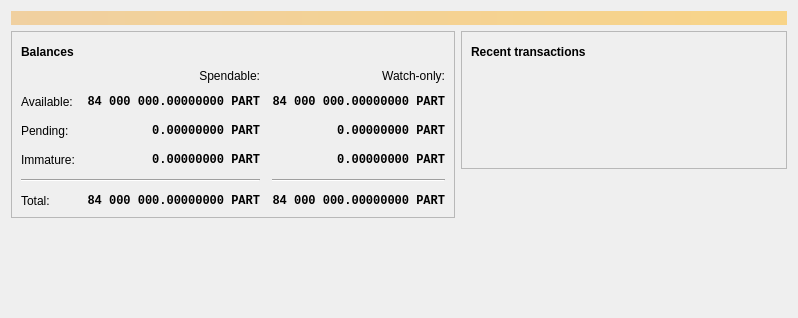
<?xml version="1.0" encoding="UTF-8"?>
<ui version="4.0">
 <class>OverviewPage</class>
 <widget class="QWidget" name="OverviewPage">
  <property name="geometry">
   <rect>
    <x>0</x>
    <y>0</y>
    <width>798</width>
    <height>318</height>
   </rect>
  </property>
  <property name="windowTitle">
   <string>Form</string>
  </property>
  <layout class="QVBoxLayout" name="topLayout">
   <item>
    <widget class="QLabel" name="labelAlerts">
     <property name="visible">
      <bool>false</bool>
     </property>
     <property name="styleSheet">
      <string notr="true">QLabel { background-color: qlineargradient(x1: 0, y1: 0, x2: 1, y2: 0, stop:0 #F0D0A0, stop:1 #F8D488); color:#000000; }</string>
     </property>
     <property name="wordWrap">
      <bool>true</bool>
     </property>
     <property name="margin">
      <number>3</number>
     </property>
     <property name="textInteractionFlags">
      <set>Qt::TextSelectableByMouse</set>
     </property>
    </widget>
   </item>
   <item>
    <layout class="QHBoxLayout" name="horizontalLayout" stretch="1,1">
     <item>
      <layout class="QVBoxLayout" name="verticalLayout_2">
       <item>
        <widget class="QFrame" name="frame">
         <property name="frameShape">
          <enum>QFrame::StyledPanel</enum>
         </property>
         <property name="frameShadow">
          <enum>QFrame::Raised</enum>
         </property>
         <layout class="QVBoxLayout" name="verticalLayout_4">
          <item>
           <layout class="QHBoxLayout" name="horizontalLayout_4">
            <item>
             <widget class="QLabel" name="label_5">
              <property name="font">
               <font>
                <weight>75</weight>
                <bold>true</bold>
               </font>
              </property>
              <property name="text">
               <string>Balances</string>
              </property>
             </widget>
            </item>
            <item>
             <widget class="QPushButton" name="labelWalletStatus">
              <property name="enabled">
               <bool>true</bool>
              </property>
              <property name="maximumSize">
               <size>
                <width>30</width>
                <height>16777215</height>
               </size>
              </property>
              <property name="toolTip">
               <string>The displayed information may be out of date. Your wallet automatically synchronizes with the PartsCoin network after a connection is established, but this process has not completed yet.</string>
              </property>
              <property name="text">
               <string/>
              </property>
              <property name="icon">
               <iconset resource="../bitcoin.qrc">
                <normaloff>:/icons/warning</normaloff>
                <disabledoff>:/icons/warning</disabledoff>:/icons/warning</iconset>
              </property>
              <property name="iconSize">
               <size>
                <width>24</width>
                <height>24</height>
               </size>
              </property>
              <property name="flat">
               <bool>true</bool>
              </property>
             </widget>
            </item>
            <item>
             <spacer name="horizontalSpacer_3">
              <property name="orientation">
               <enum>Qt::Horizontal</enum>
              </property>
              <property name="sizeHint" stdset="0">
               <size>
                <width>40</width>
                <height>20</height>
               </size>
              </property>
             </spacer>
            </item>
           </layout>
          </item>
          <item>
           <layout class="QGridLayout" name="gridLayout">
            <property name="spacing">
             <number>12</number>
            </property>
            <item row="2" column="2">
             <widget class="QLabel" name="labelWatchPending">
              <property name="font">
               <font>
                <family>Monospace</family>
                <weight>75</weight>
                <bold>true</bold>
               </font>
              </property>
              <property name="cursor">
               <cursorShape>IBeamCursor</cursorShape>
              </property>
              <property name="toolTip">
               <string>Unconfirmed transactions to watch-only addresses</string>
              </property>
              <property name="text">
               <string notr="true">0.00000000 PART</string>
              </property>
              <property name="alignment">
               <set>Qt::AlignRight|Qt::AlignTrailing|Qt::AlignVCenter</set>
              </property>
              <property name="textInteractionFlags">
               <set>Qt::LinksAccessibleByMouse|Qt::TextSelectableByKeyboard|Qt::TextSelectableByMouse</set>
              </property>
             </widget>
            </item>
            <item row="2" column="1">
             <widget class="QLabel" name="labelUnconfirmed">
              <property name="font">
               <font>
                <family>Monospace</family>
                <weight>75</weight>
                <bold>true</bold>
               </font>
              </property>
              <property name="cursor">
               <cursorShape>IBeamCursor</cursorShape>
              </property>
              <property name="toolTip">
               <string>Total of transactions that have yet to be confirmed, and do not yet count toward the spendable balance</string>
              </property>
              <property name="text">
               <string notr="true">0.00000000 PART</string>
              </property>
              <property name="alignment">
               <set>Qt::AlignRight|Qt::AlignTrailing|Qt::AlignVCenter</set>
              </property>
              <property name="textInteractionFlags">
               <set>Qt::LinksAccessibleByMouse|Qt::TextSelectableByKeyboard|Qt::TextSelectableByMouse</set>
              </property>
             </widget>
            </item>
            <item row="3" column="2">
             <widget class="QLabel" name="labelWatchImmature">
              <property name="font">
               <font>
                <family>Monospace</family>
                <weight>75</weight>
                <bold>true</bold>
               </font>
              </property>
              <property name="cursor">
               <cursorShape>IBeamCursor</cursorShape>
              </property>
              <property name="toolTip">
               <string>Mined balance in watch-only addresses that has not yet matured</string>
              </property>
              <property name="text">
               <string notr="true">0.00000000 PART</string>
              </property>
              <property name="alignment">
               <set>Qt::AlignRight|Qt::AlignTrailing|Qt::AlignVCenter</set>
              </property>
              <property name="textInteractionFlags">
               <set>Qt::LinksAccessibleByMouse|Qt::TextSelectableByKeyboard|Qt::TextSelectableByMouse</set>
              </property>
             </widget>
            </item>
            <item row="4" column="0" colspan="2">
             <widget class="Line" name="line">
              <property name="orientation">
               <enum>Qt::Horizontal</enum>
              </property>
             </widget>
            </item>
            <item row="4" column="2">
             <widget class="Line" name="lineWatchBalance">
              <property name="sizePolicy">
               <sizepolicy hsizetype="Preferred" vsizetype="Fixed">
                <horstretch>0</horstretch>
                <verstretch>0</verstretch>
               </sizepolicy>
              </property>
              <property name="minimumSize">
               <size>
                <width>140</width>
                <height>0</height>
               </size>
              </property>
              <property name="orientation">
               <enum>Qt::Horizontal</enum>
              </property>
             </widget>
            </item>
            <item row="5" column="0">
             <widget class="QLabel" name="labelTotalText">
              <property name="text">
               <string>Total:</string>
              </property>
             </widget>
            </item>
            <item row="3" column="1">
             <widget class="QLabel" name="labelImmature">
              <property name="font">
               <font>
                <family>Monospace</family>
                <weight>75</weight>
                <bold>true</bold>
               </font>
              </property>
              <property name="cursor">
               <cursorShape>IBeamCursor</cursorShape>
              </property>
              <property name="toolTip">
               <string>Mined balance that has not yet matured</string>
              </property>
              <property name="text">
               <string notr="true">0.00000000 PART</string>
              </property>
              <property name="alignment">
               <set>Qt::AlignRight|Qt::AlignTrailing|Qt::AlignVCenter</set>
              </property>
              <property name="textInteractionFlags">
               <set>Qt::LinksAccessibleByMouse|Qt::TextSelectableByKeyboard|Qt::TextSelectableByMouse</set>
              </property>
             </widget>
            </item>
            <item row="2" column="3">
             <spacer name="horizontalSpacer_2">
              <property name="orientation">
               <enum>Qt::Horizontal</enum>
              </property>
              <property name="sizeHint" stdset="0">
               <size>
                <width>40</width>
                <height>20</height>
               </size>
              </property>
             </spacer>
            </item>
            <item row="3" column="0">
             <widget class="QLabel" name="labelImmatureText">
              <property name="text">
               <string>Immature:</string>
              </property>
             </widget>
            </item>
            <item row="5" column="1">
             <widget class="QLabel" name="labelTotal">
              <property name="font">
               <font>
                <family>Monospace</family>
                <weight>75</weight>
                <bold>true</bold>
               </font>
              </property>
              <property name="cursor">
               <cursorShape>IBeamCursor</cursorShape>
              </property>
              <property name="toolTip">
               <string>Your current total balance</string>
              </property>
              <property name="text">
               <string notr="true">84 000 000.00000000 PART</string>
              </property>
              <property name="alignment">
               <set>Qt::AlignRight|Qt::AlignTrailing|Qt::AlignVCenter</set>
              </property>
              <property name="textInteractionFlags">
               <set>Qt::LinksAccessibleByMouse|Qt::TextSelectableByKeyboard|Qt::TextSelectableByMouse</set>
              </property>
             </widget>
            </item>
            <item row="5" column="2">
             <widget class="QLabel" name="labelWatchTotal">
              <property name="font">
               <font>
                <family>Monospace</family>
                <weight>75</weight>
                <bold>true</bold>
               </font>
              </property>
              <property name="cursor">
               <cursorShape>IBeamCursor</cursorShape>
              </property>
              <property name="toolTip">
               <string>Current total balance in watch-only addresses</string>
              </property>
              <property name="text">
               <string notr="true">84 000 000.00000000 PART</string>
              </property>
              <property name="alignment">
               <set>Qt::AlignRight|Qt::AlignTrailing|Qt::AlignVCenter</set>
              </property>
              <property name="textInteractionFlags">
               <set>Qt::LinksAccessibleByMouse|Qt::TextSelectableByKeyboard|Qt::TextSelectableByMouse</set>
              </property>
             </widget>
            </item>
            <item row="0" column="2">
             <widget class="QLabel" name="labelWatchonly">
              <property name="text">
               <string>Watch-only:</string>
              </property>
              <property name="alignment">
               <set>Qt::AlignRight|Qt::AlignTrailing|Qt::AlignVCenter</set>
              </property>
             </widget>
            </item>
            <item row="1" column="0">
             <widget class="QLabel" name="labelBalanceText">
              <property name="text">
               <string>Available:</string>
              </property>
             </widget>
            </item>
            <item row="1" column="1">
             <widget class="QLabel" name="labelBalance">
              <property name="font">
               <font>
                <family>Monospace</family>
                <weight>75</weight>
                <bold>true</bold>
               </font>
              </property>
              <property name="cursor">
               <cursorShape>IBeamCursor</cursorShape>
              </property>
              <property name="toolTip">
               <string>Your current spendable balance</string>
              </property>
              <property name="text">
               <string notr="true">84 000 000.00000000 PART</string>
              </property>
              <property name="alignment">
               <set>Qt::AlignRight|Qt::AlignTrailing|Qt::AlignVCenter</set>
              </property>
              <property name="textInteractionFlags">
               <set>Qt::LinksAccessibleByMouse|Qt::TextSelectableByKeyboard|Qt::TextSelectableByMouse</set>
              </property>
             </widget>
            </item>
            <item row="1" column="2">
             <widget class="QLabel" name="labelWatchAvailable">
              <property name="font">
               <font>
                <family>Monospace</family>
                <weight>75</weight>
                <bold>true</bold>
               </font>
              </property>
              <property name="cursor">
               <cursorShape>IBeamCursor</cursorShape>
              </property>
              <property name="toolTip">
               <string>Your current balance in watch-only addresses</string>
              </property>
              <property name="text">
               <string notr="true">84 000 000.00000000 PART</string>
              </property>
              <property name="alignment">
               <set>Qt::AlignRight|Qt::AlignTrailing|Qt::AlignVCenter</set>
              </property>
              <property name="textInteractionFlags">
               <set>Qt::LinksAccessibleByMouse|Qt::TextSelectableByKeyboard|Qt::TextSelectableByMouse</set>
              </property>
             </widget>
            </item>
            <item row="2" column="0">
             <widget class="QLabel" name="labelPendingText">
              <property name="text">
               <string>Pending:</string>
              </property>
             </widget>
            </item>
            <item row="0" column="1">
             <widget class="QLabel" name="labelSpendable">
              <property name="text">
               <string>Spendable:</string>
              </property>
              <property name="alignment">
               <set>Qt::AlignRight|Qt::AlignTrailing|Qt::AlignVCenter</set>
              </property>
             </widget>
            </item>
           </layout>
          </item>
         </layout>
        </widget>
       </item>
       <item>
        <spacer name="verticalSpacer">
         <property name="orientation">
          <enum>Qt::Vertical</enum>
         </property>
         <property name="sizeHint" stdset="0">
          <size>
           <width>20</width>
           <height>40</height>
          </size>
         </property>
        </spacer>
       </item>
      </layout>
     </item>
     <item>
      <layout class="QVBoxLayout" name="verticalLayout_3">
       <item>
        <widget class="QFrame" name="frame_2">
         <property name="frameShape">
          <enum>QFrame::StyledPanel</enum>
         </property>
         <property name="frameShadow">
          <enum>QFrame::Raised</enum>
         </property>
         <layout class="QVBoxLayout" name="verticalLayout">
          <item>
           <layout class="QHBoxLayout" name="horizontalLayout_2">
            <item>
             <widget class="QLabel" name="label_4">
              <property name="font">
               <font>
                <weight>75</weight>
                <bold>true</bold>
               </font>
              </property>
              <property name="text">
               <string>Recent transactions</string>
              </property>
             </widget>
            </item>
            <item>
             <widget class="QPushButton" name="labelTransactionsStatus">
              <property name="enabled">
               <bool>true</bool>
              </property>
              <property name="maximumSize">
               <size>
                <width>30</width>
                <height>16777215</height>
               </size>
              </property>
              <property name="toolTip">
               <string>The displayed information may be out of date. Your wallet automatically synchronizes with the PartsCoin network after a connection is established, but this process has not completed yet.</string>
              </property>
              <property name="text">
               <string/>
              </property>
              <property name="icon">
               <iconset resource="../bitcoin.qrc">
                <normaloff>:/icons/warning</normaloff>
                <disabledoff>:/icons/warning</disabledoff>:/icons/warning</iconset>
              </property>
              <property name="iconSize">
               <size>
                <width>24</width>
                <height>24</height>
               </size>
              </property>
              <property name="flat">
               <bool>true</bool>
              </property>
             </widget>
            </item>
            <item>
             <spacer name="horizontalSpacer">
              <property name="orientation">
               <enum>Qt::Horizontal</enum>
              </property>
              <property name="sizeHint" stdset="0">
               <size>
                <width>40</width>
                <height>20</height>
               </size>
              </property>
             </spacer>
            </item>
           </layout>
          </item>
          <item>
           <widget class="TransactionOverviewWidget" name="listTransactions">
            <property name="styleSheet">
             <string notr="true">QListView { background: transparent; }</string>
            </property>
            <property name="frameShape">
             <enum>QFrame::NoFrame</enum>
            </property>
            <property name="verticalScrollBarPolicy">
             <enum>Qt::ScrollBarAlwaysOff</enum>
            </property>
            <property name="horizontalScrollBarPolicy">
             <enum>Qt::ScrollBarAlwaysOff</enum>
            </property>
            <property name="sizeAdjustPolicy">
             <enum>QAbstractScrollArea::AdjustToContents</enum>
            </property>
            <property name="selectionMode">
             <enum>QAbstractItemView::NoSelection</enum>
            </property>
            <property name="uniformItemSizes">
             <bool>true</bool>
            </property>
           </widget>
          </item>
         </layout>
        </widget>
       </item>
       <item>
        <spacer name="verticalSpacer_2">
         <property name="orientation">
          <enum>Qt::Vertical</enum>
         </property>
         <property name="sizeHint" stdset="0">
          <size>
           <width>20</width>
           <height>40</height>
          </size>
         </property>
        </spacer>
       </item>
      </layout>
     </item>
    </layout>
   </item>
  </layout>
 </widget>
 <customwidgets>
  <customwidget>
   <class>TransactionOverviewWidget</class>
   <extends>QListView</extends>
   <header>qt/transactionoverviewwidget.h</header>
  </customwidget>
 </customwidgets>
 <resources/>
 <connections/>
</ui>
